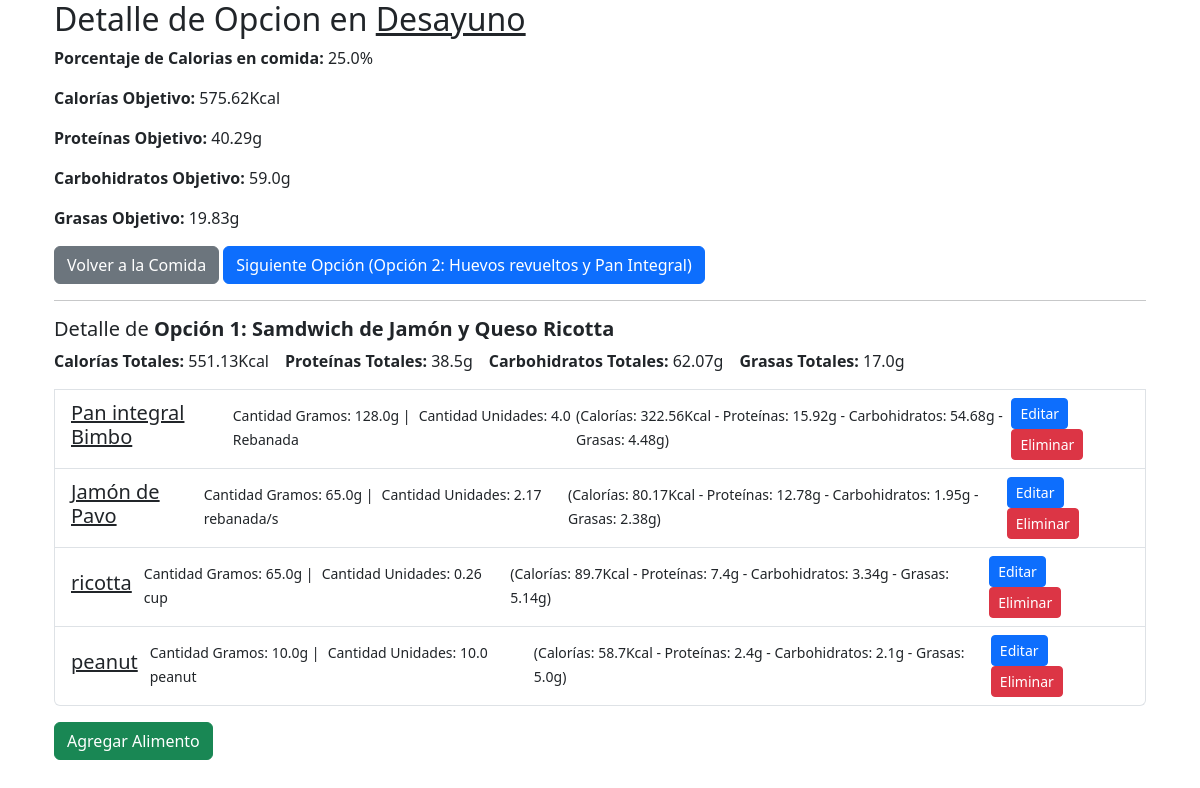
/opcion/1/, run on the app's committed database.
### gestor/models.py (models this page shows, shortened)
class Comida(models.Model):
    usuario = models.ForeignKey(Usuario, on_delete=models.CASCADE)
    nombre = models.CharField(max_length=100, blank=False, null=False)
    orden = models.IntegerField()
    porcentaje_calorias = models.FloatField(default=0.0)  # Nuevo campo para el porcentaje de calorías
    def calcular_macronutrientes(self):
        usuario = self.usuario
        calorias_totales = usuario.objetivo_calorias() #2300
        calorias_comida = (self.porcentaje_calorias * calorias_totales ) / 100 #si %calorias = 25 ==> 575
        proteinas_comida = (calorias_comida * (usuario.macros_proteina / 100)) / 4  #si kcalxcomida = 25%  y proteinaxcomida 28% ==> 40.25g
        carbohidratos_comida = (calorias_comida * (usuario.macros_carbohidratos / 100)) / 4
        grasas_comida = (calorias_comida * (usuario.macros_grasas / 100)) / 9
        return {
            'calorias_por_comida': round(calorias_comida, 2),
            'proteinas_por_comida': round(proteinas_comida, 2),
            'carbohidratos_por_comida': round(carbohidratos_comida, 2),
            'grasas_por_comida': round(grasas_comida, 2)
        }

class OpcionMenu(models.Model):
    comida = models.ForeignKey(Comida, on_delete=models.CASCADE, related_name='opciones_menu')
    nombre = models.CharField(max_length=100, blank=False, null=False, default='Opción sin nombre')
    usuario = models.ForeignKey(Usuario, on_delete=models.CASCADE)
    def total_calorias(self):
        return round((sum(alimento.calorias for alimento in self.alimentos_en_opcion.all())),2)
    def total_proteinas(self):
        return round((sum(alimento.proteinas for alimento in self.alimentos_en_opcion.all())),2)
    def total_carbohidratos(self):
        return round((sum(alimento.carbohidratos for alimento in self.alimentos_en_opcion.all())),2)
    def total_grasas(self):
        return round((sum(alimento.grasas for alimento in self.alimentos_en_opcion.all())),2)

class AlimentoEnOpcion(models.Model):
    opcion_menu = models.ForeignKey(OpcionMenu, on_delete=models.CASCADE, related_name='alimentos_en_opcion')
    alimento = models.ForeignKey(Alimento, on_delete=models.CASCADE)
    cantidad = models.FloatField()  # Cantidad en gramos
    cantidad_unidades = models.FloatField(default=0)
    @property
    def calorias(self):
        cantidad_original = self.alimento.cantidad_gramos
        cantidad_nueva = self.cantidad
        unidades_original = self.alimento.cantidad_unidades
        unidades_nueva = self.cantidad_unidades
        calorias = self.alimento.calorias
        if cantidad_nueva != cantidad_original:
            return round(((cantidad_nueva * calorias) / cantidad_original),2)
        elif unidades_nueva != unidades_original:
            return round(((unidades_nueva * calorias) / unidades_original),2)
        else:
            return round(calorias,2)
    @property
    def proteinas(self):
        cantidad_original = self.alimento.cantidad_gramos
        cantidad_nueva = self.cantidad
        unidades_original = self.alimento.cantidad_unidades
        unidades_nueva = self.cantidad_unidades
        proteinas = self.alimento.proteinas
        if cantidad_nueva != cantidad_original:
            return round(((cantidad_nueva * proteinas) / cantidad_original),2)
        elif unidades_nueva != unidades_original:
            return round(((unidades_nueva * proteinas) / unidades_original),2)
        else:
            return round(proteinas,2)
    @property
    def carbohidratos(self):
        cantidad_original = self.alimento.cantidad_gramos
        cantidad_nueva = self.cantidad
        unidades_original = self.alimento.cantidad_unidades
        unidades_nueva = self.cantidad_unidades
        carbohidratos = self.alimento.carbohidratos
        if cantidad_nueva != cantidad_original:
            return round(((cantidad_nueva * carbohidratos) / cantidad_original),2)
        elif unidades_nueva != unidades_original:
            return round(((unidades_nueva * carbohidratos) / unidades_original),2)
        else:
            return round(carbohidratos,2)
    @property
    def grasas(self):
        cantidad_original = self.alimento.cantidad_gramos
        cantidad_nueva = self.cantidad
        unidades_original = self.alimento.cantidad_unidades
        unidades_nueva = self.cantidad_unidades
        grasas = self.alimento.grasas
        if cantidad_nueva != cantidad_original:
            return round(((cantidad_nueva * grasas) / cantidad_original),2)
        elif unidades_nueva != unidades_original:
            return round(((unidades_nueva * grasas) / unidades_original),2)
        else:
            return round(grasas,2)
    @property
    def unidad(self):
        return self.alimento.unidad

class Alimento(models.Model):
    nombre = models.CharField(max_length=100)
    calorias = models.FloatField(default=0)
    proteinas = models.FloatField(default=0)
    carbohidratos = models.FloatField(default=0)
    grasas = models.FloatField(default=0)
    cantidad_gramos = models.FloatField(default=0)
    cantidad_unidades = models.FloatField(default=0)
    unidad = models.CharField(max_length=20, default='Rebanadas/porciones/Tazas')
    imagen = models.ImageField(upload_to='alimentos/', null=True, blank=True)
    nutrientes = models.JSONField(default=dict, blank=True)

### gestor/views.py (the view)
# urls.py: path('opcion/<int:opcion_id>/', views.detalle_opcion, name='detalle_opcion'),
def detalle_opcion(request, opcion_id):
    opcion = get_object_or_404(OpcionMenu, pk=opcion_id)
    comida = opcion.comida
    usuario = comida.usuario
    comidas = Comida.objects.filter(usuario=usuario).order_by('orden')
    opciones_menu = OpcionMenu.objects.filter(comida=comida).order_by('id')
    siguiente_opcion = opcion
    for index, c in enumerate(opciones_menu):
        if c.id == opcion.id:
            if index + 1 < len(opciones_menu):
                siguiente_opcion = opciones_menu[index + 1]
            elif index == len(opciones_menu) - 1 and index > 0:
                siguiente_opcion = opciones_menu[0]
            break
    porcentaje = request.POST.get(f'porcentaje_{comida.id}')
    if porcentaje is not None:
        comida.porcentaje_calorias = float(porcentaje)
        comida.save()
    comidas_macronutrientes = [
        {
            'id': comida.id,
            'nombre': comida.nombre,
            'calorias_por_comida': comida.calcular_macronutrientes()['calorias_por_comida'],
            'proteinas_por_comida': comida.calcular_macronutrientes()['proteinas_por_comida'],
            'carbohidratos_por_comida': comida.calcular_macronutrientes()['carbohidratos_por_comida'],
            'grasas_por_comida': comida.calcular_macronutrientes()['grasas_por_comida'],
            'porcentaje_calorias': comida.porcentaje_calorias,
            'opciones_menu': comida.opciones_menu.all(),
        }
    ]
    porcentajes_calorias = comida.porcentaje_calorias
    contexto = {
        'comida': comida,
        'usuario': usuario,
        'comidas': comidas,
        'opciones_menu': opciones_menu,
        'siguiente_opcion': siguiente_opcion,
        'opcion': opcion,
        'porcentajes_calorias': porcentajes_calorias,
        'comidas': comidas_macronutrientes,
    }
    return render(request, 'gestor/detalle_opcion.html', contexto)

### gestor/models.py (called while the page is built)
    def tasa_metabolica_basal(self):
        if self.sexo == 'M':
            tmb = 66 + (13.7 * self.peso) + (5 * self.altura) - (6.8 * self.edad)
        else:
            tmb = 655 + (9.6 * self.peso) + (1.8 * self.altura) - (4.7 * self.edad)
        return round(tmb,2)

    def porcentaje_grasa(self):
        if self.sexo == 'M':
            grasa = 495 / ((1.0324 - 0.19077 * math.log10(self.cintura - self.cuello)) + 0.15456 * math.log10(self.altura)) - 450
        else:
            grasa = 495 / ((1.29579 - 0.35004 * math.log10(self.cintura + self.caderas - self.cuello)) + 0.22100 * math.log10(self.altura)) -450
        return round((grasa),2)

    def gasto_calorico(self):
        tmb = self.tasa_metabolica_basal()
        return round((tmb * self.nivel_actividad),2)

### templates/gestor/detalle_opcion.html
{% extends 'gestor/base.html' %}
{% block content %}
<div class="container">
    {% for comida in comidas %}
    <div>
        <div>
            <h2>Detalle de Opcion en <a href="{% url 'detalle_comida' comida.id %}" class="text-dark">{{ comida.nombre }}</a></h2>
            <p><strong>Porcentaje de Calorias en comida:</strong> {{ comida.porcentaje_calorias}}%</p>
            <p><strong>Calorías Objetivo:</strong> {{ comida.calorias_por_comida }}Kcal</p>
            <p><strong>Proteínas Objetivo:</strong> {{ comida.proteinas_por_comida }}g</p>
            <p><strong>Carbohidratos Objetivo:</strong> {{ comida.carbohidratos_por_comida }}g</p>
            <p><strong>Grasas Objetivo:</strong> {{ comida.grasas_por_comida }}g</p>
        </div>
    {% endfor %}
    </div>
  <div class="mt-3 mb-3">
    <a href="{% url 'detalle_comida' comida.pk %}" class="btn btn-secondary">Volver a la Comida</a>
    {% if siguiente_opcion %}
      <a href="{% url 'detalle_opcion' siguiente_opcion.id %}" class="btn btn-primary ml-3">Siguiente Opción ({{ siguiente_opcion.nombre }})</a>
    {% else %}
      <p>No hay más opciones</p>
    {% endif %}
  </div>
  <hr>
  <ul class="list-group">
    <div>
        <h5>Detalle de <strong>{{ opcion.nombre }}</strong></h5>
        <div class="d-flex">
            <div class="me-3">
                <p><strong>Calorías Totales:</strong> {{ opcion.total_calorias }}Kcal</p>
            </div>
            <div class="me-3">
                <p><strong>Proteínas Totales:</strong> {{ opcion.total_proteinas }}g</p>
            </div>
            <div class="me-3">
                <p><strong>Carbohidratos Totales:</strong> {{ opcion.total_carbohidratos }}g</p>
            </div>
            <div class="me-3">
                <p><strong>Grasas Totales:</strong> {{ opcion.total_grasas }}g</p>
            </div>
        </div>
    </div>
    {% for alimento in opcion.alimentos_en_opcion.all %}
      <li class="list-group-item">
        <div class="d-flex justify-content-between align-items-center">
              <div>
                  <div class="d-flex justify-content-between align-items-center">
                    <div class="me-2">
                      <h5>
                        <a href="{% url 'editar_alimento_en_opcion_detalle_opcion' alimento.pk %}" class="text-dark">{{ alimento.alimento.nombre }}</a>
                      </h5>
                    </div>
                    <p class="mb-1 ms-1">
                      <small>Cantidad Gramos: {{ alimento.cantidad }}g |</small>
                      <small class="ms-1">Cantidad Unidades: {{ alimento.cantidad_unidades }} {{ alimento.unidad }}</small>
                    </p>
                    <p class="mb-1 ms-1">
                      <small>
                        (Calorías: {{ alimento.calorias }}Kcal - Proteínas: {{ alimento.proteinas }}g - Carbohidratos: {{ alimento.carbohidratos }}g - Grasas: {{ alimento.grasas }}g)
                      </small>
                    </p>
                  </div>
            </div>
          <div>
            <a href="{% url 'editar_alimento_en_opcion_detalle_opcion' alimento.pk %}" class="btn btn-sm btn-primary me-2">Editar</a>
            <a href="{% url 'eliminar_alimento_en_opcion_detalle_opcion' alimento.pk %}" class="btn btn-sm btn-danger">Eliminar</a>
          </div>
        </div>
      </li>
    {% endfor %}
  </ul>
  <div class="mt-3 mb-3">
    <a href="{% url 'agregar_alimento_en_opcion_detalle_opcion' opcion.usuario.pk opcion.pk %}" class="btn btn-success">Agregar Alimento</a>
  </div>
</div>
{% endblock %}

### templates/gestor/base.html (shortened to what this page needs)
<!DOCTYPE html>
<html lang="en">
<head>
    {% load static %}
    <link href="{% static 'gestor/css/styles.css' %}" rel="stylesheet">
    <link href="https://cdn.jsdelivr.net/npm/bootstrap@5.3.0/dist/css/bootstrap.min.css" rel="stylesheet">
</head>
<body>
    <div class="container">
        {% block content %}
        {% endblock %}
    </div>
</body>
</html>

### data on the page
Comida: porcentaje_calorias "25.0"
OpcionMenu: nombre "Opción 2: Huevos revueltos y Pan Integral"
OpcionMenu: nombre "Opción 1: Samdwich de Jamón y Queso Ricotta", total_calorias "551.13", total_proteinas "38.5", total_carbohidratos "62.07", total_grasas "17.0"
AlimentoEnOpcion: alimento.nombre "Pan integral Bimbo", cantidad "128.0", cantidad_unidades "4.0", unidad "Rebanada", calorias "322.56", proteinas "15.92", carbohidratos "54.68", grasas "4.48"
AlimentoEnOpcion: alimento.nombre "Jamón de Pavo", cantidad "65.0", cantidad_unidades "2.17", unidad "rebanada/s", calorias "80.17", proteinas "12.78", carbohidratos "1.95", grasas "2.38"
AlimentoEnOpcion: alimento.nombre "ricotta", cantidad "65.0", cantidad_unidades "0.26", unidad "cup", calorias "89.7", proteinas "7.4", carbohidratos "3.34", grasas "5.14"
AlimentoEnOpcion: alimento.nombre "peanut", cantidad "10.0", cantidad_unidades "10.0", unidad "peanut", calorias "58.7", proteinas "2.4", carbohidratos "2.1", grasas "5.0"

### other printed values
{{ comida.calorias_por_comida }} "575.62"
{{ comida.proteinas_por_comida }} "40.29"
{{ comida.carbohidratos_por_comida }} "59.0"
{{ comida.grasas_por_comida }} "19.83"
